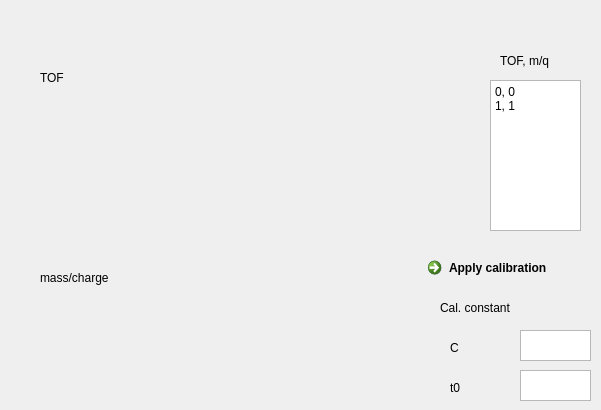
    <widget class="QWidget" name="tab_tof_calibration">
     <attribute name="title">
      <string>Cal. (TOF)</string>
     </attribute>
     <widget class="QWidget" name="gridLayoutWidget_7">
      <property name="geometry">
       <rect>
        <x>30</x>
        <y>100</y>
        <width>351</width>
        <height>101</height>
       </rect>
      </property>
      <layout class="QGridLayout" name="tof_show_tof"/>
     </widget>
     <widget class="QLabel" name="label_tof_axis">
      <property name="geometry">
       <rect>
        <x>40</x>
        <y>70</y>
        <width>111</width>
        <height>16</height>
       </rect>
      </property>
      <property name="text">
       <string>TOF</string>
      </property>
     </widget>
     <widget class="QLabel" name="label_mq_axis">
      <property name="geometry">
       <rect>
        <x>40</x>
        <y>270</y>
        <width>101</width>
        <height>16</height>
       </rect>
      </property>
      <property name="text">
       <string>mass/charge</string>
      </property>
     </widget>
     <widget class="QLabel" name="label_tof_cal_points">
      <property name="geometry">
       <rect>
        <x>500</x>
        <y>50</y>
        <width>71</width>
        <height>21</height>
       </rect>
      </property>
      <property name="text">
       <string>TOF, m/q</string>
      </property>
     </widget>
     <widget class="QWidget" name="gridLayoutWidget_8">
      <property name="geometry">
       <rect>
        <x>30</x>
        <y>300</y>
        <width>351</width>
        <height>91</height>
       </rect>
      </property>
      <layout class="QGridLayout" name="tof_show_mq"/>
     </widget>
     <widget class="QTextEdit" name="test_edit_tof_cal_points">
      <property name="geometry">
       <rect>
        <x>490</x>
        <y>80</y>
        <width>91</width>
        <height>151</height>
       </rect>
      </property>
      <property name="html">
       <string>&lt;!DOCTYPE HTML PUBLIC &quot;-//W3C//DTD HTML 4.0//EN&quot; &quot;http://www.w3.org/TR/REC-html40/strict.dtd&quot;&gt;
&lt;html&gt;&lt;head&gt;&lt;meta name=&quot;qrichtext&quot; content=&quot;1&quot; /&gt;&lt;meta charset=&quot;utf-8&quot; /&gt;&lt;style type=&quot;text/css&quot;&gt;
p, li { white-space: pre-wrap; }
hr { height: 1px; border-width: 0; }
li.unchecked::marker { content: &quot;\2610&quot;; }
li.checked::marker { content: &quot;\2612&quot;; }
&lt;/style&gt;&lt;/head&gt;&lt;body style=&quot; font-family:'Segoe UI'; font-size:9pt; font-weight:400; font-style:normal;&quot;&gt;
&lt;p style=&quot; margin-top:0px; margin-bottom:0px; margin-left:0px; margin-right:0px; -qt-block-indent:0; text-indent:0px;&quot;&gt;0, 0&lt;/p&gt;
&lt;p style=&quot; margin-top:0px; margin-bottom:0px; margin-left:0px; margin-right:0px; -qt-block-indent:0; text-indent:0px;&quot;&gt;1, 1&lt;/p&gt;&lt;/body&gt;&lt;/html&gt;</string>
      </property>
     </widget>
     <widget class="QTextBrowser" name="text_display_tof_constant_t0">
      <property name="geometry">
       <rect>
        <x>520</x>
        <y>370</y>
        <width>71</width>
        <height>31</height>
       </rect>
      </property>
      <property name="html">
       <string>&lt;!DOCTYPE HTML PUBLIC &quot;-//W3C//DTD HTML 4.0//EN&quot; &quot;http://www.w3.org/TR/REC-html40/strict.dtd&quot;&gt;
&lt;html&gt;&lt;head&gt;&lt;meta name=&quot;qrichtext&quot; content=&quot;1&quot; /&gt;&lt;meta charset=&quot;utf-8&quot; /&gt;&lt;style type=&quot;text/css&quot;&gt;
p, li { white-space: pre-wrap; }
hr { height: 1px; border-width: 0; }
li.unchecked::marker { content: &quot;\2610&quot;; }
li.checked::marker { content: &quot;\2612&quot;; }
&lt;/style&gt;&lt;/head&gt;&lt;body style=&quot; font-family:'Segoe UI'; font-size:9pt; font-weight:400; font-style:normal;&quot;&gt;
&lt;p style=&quot;-qt-paragraph-type:empty; margin-top:0px; margin-bottom:0px; margin-left:0px; margin-right:0px; -qt-block-indent:0; text-indent:0px;&quot;&gt;&lt;br /&gt;&lt;/p&gt;&lt;/body&gt;&lt;/html&gt;</string>
      </property>
     </widget>
     <widget class="QLabel" name="label_tof_constants">
      <property name="geometry">
       <rect>
        <x>440</x>
        <y>300</y>
        <width>91</width>
        <height>16</height>
       </rect>
      </property>
      <property name="text">
       <string>Cal. constant</string>
      </property>
     </widget>
     <widget class="QCommandLinkButton" name="button_apply_tof_calibration">
      <property name="geometry">
       <rect>
        <x>420</x>
        <y>250</y>
        <width>172</width>
        <height>41</height>
       </rect>
      </property>
      <property name="text">
       <string>Apply calibration</string>
      </property>
     </widget>
     <widget class="QTextBrowser" name="text_display_tof_constant_c">
      <property name="geometry">
       <rect>
        <x>520</x>
        <y>330</y>
        <width>71</width>
        <height>31</height>
       </rect>
      </property>
      <property name="html">
       <string>&lt;!DOCTYPE HTML PUBLIC &quot;-//W3C//DTD HTML 4.0//EN&quot; &quot;http://www.w3.org/TR/REC-html40/strict.dtd&quot;&gt;
&lt;html&gt;&lt;head&gt;&lt;meta name=&quot;qrichtext&quot; content=&quot;1&quot; /&gt;&lt;meta charset=&quot;utf-8&quot; /&gt;&lt;style type=&quot;text/css&quot;&gt;
p, li { white-space: pre-wrap; }
hr { height: 1px; border-width: 0; }
li.unchecked::marker { content: &quot;\2610&quot;; }
li.checked::marker { content: &quot;\2612&quot;; }
&lt;/style&gt;&lt;/head&gt;&lt;body style=&quot; font-family:'Segoe UI'; font-size:9pt; font-weight:400; font-style:normal;&quot;&gt;
&lt;p style=&quot;-qt-paragraph-type:empty; margin-top:0px; margin-bottom:0px; margin-left:0px; margin-right:0px; -qt-block-indent:0; text-indent:0px;&quot;&gt;&lt;br /&gt;&lt;/p&gt;&lt;/body&gt;&lt;/html&gt;</string>
      </property>
     </widget>
     <widget class="QLabel" name="label_tof_constant_c">
      <property name="geometry">
       <rect>
        <x>450</x>
        <y>340</y>
        <width>61</width>
        <height>16</height>
       </rect>
      </property>
      <property name="text">
       <string>C</string>
      </property>
     </widget>
     <widget class="QLabel" name="label_tof_constant_t0">
      <property name="geometry">
       <rect>
        <x>450</x>
        <y>380</y>
        <width>61</width>
        <height>16</height>
       </rect>
      </property>
      <property name="text">
       <string>t0</string>
      </property>
     </widget>
    </widget>
